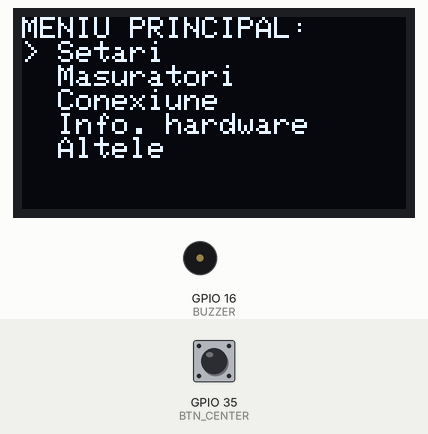
Recording of a sketch running on a simulated ESP32. Shown: 128×64 one-colour display, buzzer (waves = sounding, pin HIGH). The test bench sets the inputs (shaded band); at power-on: GPIO 35 (BTN_CENTER) HIGH. No radio packets arrive unless stated.

Above: at 4.7 s.
4.8 s: GPIO 35 (BTN_CENTER) pulled LOW for 1 s
At 6.2 s:
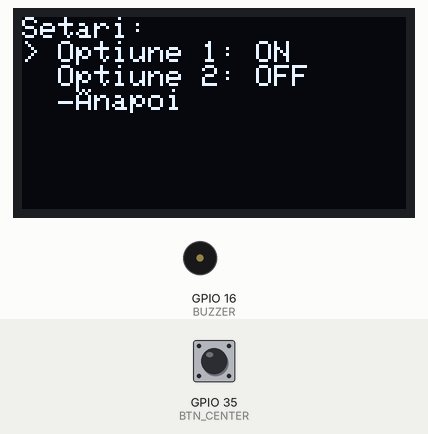
7.3 s: GPIO 35 (BTN_CENTER) pulled LOW for 0.15 s
At 8.2 s:
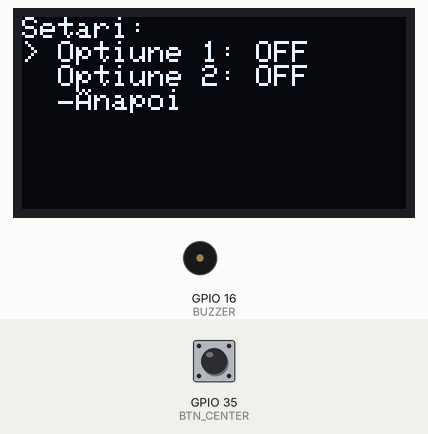
8.9 s: GPIO 35 (BTN_CENTER) pulled LOW for 3.2 s
At 12.8 s:
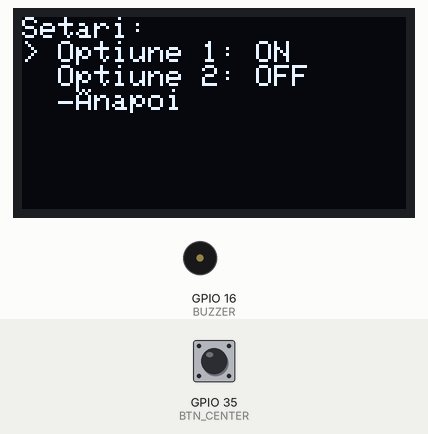
Timing chart, 0 to 14.3 s (numbered marks = the images above; inputs shaded):
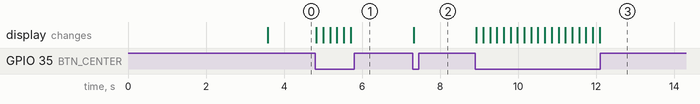

The sketch:

program-statie-unitate-receptie-SMCA-PA.ino
```cpp
#include <SPI.h>
#include <nRF24L01.h>
#include <RF24.h>
#include <Wire.h>
#include <Adafruit_GFX.h>
#include <Adafruit_SSD1306.h>

// directive preprocesor:

/*
#define LED_1
#define LED_2
#define LED_3
*/

#define BUZZER 16

#define BTN_UP 36
#define BTN_LEFT 39
#define BTN_CENTER 35
#define BTN_RIGHT 33
#define BTN_DOWN 27

//ECRAN OLED
//#define OLED_RST ?

#define SCREEN_WIDTH 128 // OLED display width, in pixels
#define SCREEN_HEIGHT 64 // OLED display height, in pixels


// intrari in decodificatorul 1 bcd-7seg
// #define LED_DISPLAY1_p1
// #define LED_DISPLAY1_p2
// #define LED_DISPLAY1_p3
// #define LED_DISPLAY1_p4

// intrari in decodificatorul 2 bcd-7seg
// #define LED_DISPLAY2_p1
// #define LED_DISPLAY2_p2
// #define LED_DISPLAY2_p3
// #define LED_DISPLAY2_p4


// #define VBAT_SENS
#define SPI_CSN 15
#define CE_PIN 4
//#define OLED_RST 17

// Obiect ecran OLED (SSD1306)
Adafruit_SSD1306 OLED(SCREEN_WIDTH, SCREEN_HEIGHT, &Wire);

// Obiect nrf24l01
RF24 radio(CE_PIN, SPI_CSN); // CE, CSN
const byte add[6] = "10101";


int btn_pins[5]={36,39,35,33,27};


int menuIndex = 0;
int submenuIndex = 0;
bool inSubmenu = false;

// Menu items
const char* mainMenu[] = {
  "Setari",
  "Masuratori",
  "Conexiune",
  "Info. hardware",
  "Altele"
};


const int mainMenuCount = sizeof(mainMenu) / sizeof(mainMenu[0]);

const char* settingsMenu[] = {
  "Optiune 1",
  "Optiune 2",
  "Înapoi"
};

const int settingsCount = sizeof(settingsMenu) / sizeof(settingsMenu[0]);

const char* measurementsMenu[] = {"mmenu1", "mmenu2", "mmenu3", "Inapoi"};
const int measurementsCount = sizeof(measurementsMenu) / sizeof(measurementsMenu[0]);


bool settingsStates[] = {false, false};  // State of "Optiune 1" and "Optiune 2"

const char* mmenu1Data[] = {
  "Temp: 22.5 C",
  "Umiditate: 45%",
  "Presiune: 1013 hPa"
};

const char* mmenu2Data[] = {
  "Tensiune: 3.3V",
  "Curent: 120 mA",
  "Putere: 0.4W"
};


void setup() {

    Serial.begin(115200);

    if (!OLED.begin(SSD1306_SWITCHCAPVCC, 0x3C)) {
        Serial.println("OLED allocation failed");
        while (1);
    }

    radio.begin();
    pinMode(BUZZER, OUTPUT);

    for(int i=0;i<5;i++){
        pinMode(*(btn_pins+i), INPUT);
    }

   // pinMode(VBAT_SENS, INPUT);

    OLED.clearDisplay();
    OLED.setTextSize(1);
    OLED.setTextColor(SSD1306_WHITE);

    for(int i=0;i<128;i++){
        OLED.drawPixel(i,1,WHITE);
    }

    for(int i=64;i>0;i--){
        OLED.drawPixel(128,i,WHITE);
    }

    for(int i=128;i>0;i--){
        OLED.drawPixel(i,64,WHITE);
    }

    for(int i=64;i>0;i--){
        OLED.drawPixel(1,i,WHITE);
    }

    OLED.setCursor(4,2);
    OLED.println("Terminal de receptie SMCA-PA");
    OLED.println("");
    OLED.display();


    for(int i=29;i<36;i++){
        OLED.setCursor(i,80);
        OLED.print("*");
        delay(500);
    }

    drawMenu();
}


void sendData(char data[]){
    radio.openWritingPipe(add);
    radio.stopListening();

    radio.write(&data, sizeof(data));
    delay(1000);
}


void receiveData(){
    radio.openReadingPipe(0, add);
    radio.startListening();

    if (radio.available()){
        char text[200] = {0};
        radio.read(&text, sizeof(text));

        //Serial.println(text);
    }
}


void loop() {
    handleInput();
}


void handleInput() {
  // SELECT button
  if (!digitalRead(BTN_CENTER)) {
    if (!inSubmenu) {
      inSubmenu = true;
      submenuIndex = 0;
    } else {
      if (menuIndex == 0) { // Setari
        if (submenuIndex < settingsCount - 1) {
          // Toggle ON/OFF logic
          settingsStates[submenuIndex] = !settingsStates[submenuIndex];
        } else {
          inSubmenu = false;
          submenuIndex = 0;
        }
      } else if (menuIndex == 1) { // Masuratori
        if (submenuIndex == measurementsCount - 1) {
          inSubmenu = false;
          submenuIndex = 0;
        }
      } else {
        inSubmenu = false;
        submenuIndex = 0;
      }
    }
    drawMenu();
    delay(150);
  }
}


void drawMenu() {
  OLED.clearDisplay();
  OLED.setCursor(0, 0);

  if (!inSubmenu) {
    OLED.println("MENIU PRINCIPAL:");
    for (int i = 0; i < mainMenuCount; i++) {
      if (i == menuIndex) OLED.print("> ");
      else OLED.print("  ");
      OLED.println(mainMenu[i]);
    }
  }
  else {
    switch (menuIndex) {
      case 0: // Setari
        OLED.println("Setari:");
        for (int i = 0; i < settingsCount; i++) {
          if (i < settingsCount - 1) {
            if (i == submenuIndex) OLED.print("> ");
            else OLED.print("  ");
            OLED.print(settingsMenu[i]);
            OLED.print(": ");
            OLED.println(settingsStates[i] ? "ON" : "OFF");
          } else {
            // "Inapoi"
            if (i == submenuIndex) OLED.print("> ");
            else OLED.print("  ");
            OLED.println(settingsMenu[i]);
          }
        }
        break;

      case 1: // Masuratori
        OLED.print("Masuratori: ");
        OLED.println(measurementsMenu[submenuIndex]);

        if (submenuIndex == 0) { // mmenu1
          for (int i = 0; i < sizeof(mmenu1Data) / sizeof(mmenu1Data[0]); i++) {
            OLED.println(mmenu1Data[i]);
          }
        } else if (submenuIndex == 1) { // mmenu2
          for (int i = 0; i < sizeof(mmenu2Data) / sizeof(mmenu2Data[0]); i++) {
            OLED.println(mmenu2Data[i]);
          }
        } else if (submenuIndex == 2) { // mmenu3 placeholder
          OLED.println("Date indisponibile...");
        } else {
          OLED.println("> Înapoi");
        }
        break;
      case 2:
        OLED.println("Conexiune:");
        OLED.println("SSID: MyWiFi");
        OLED.println("Stare: Conectat");
        OLED.println("> Înapoi");
        break;

      case 3:
        OLED.println("Info. hardware:");
        OLED.println("ESP32-WROOM32");
        OLED.println("RAM libera: 200KB");
        OLED.println("> Înapoi");
        break;

      case 4:
        OLED.println("Altele:");
        OLED.println("Versiune: v1.0");
        OLED.println("Build: 2025");
        OLED.println("> Înapoi");
        break;
    }
  }

  OLED.display();
}
```

Measured:
- after the input at 4.8 s, the display: first changes at once (image 1 shows a later state)
- after the input at 7.3 s, the display: changes at once (image 2)
- after the input at 8.9 s, the display: changes at once (image 3)
